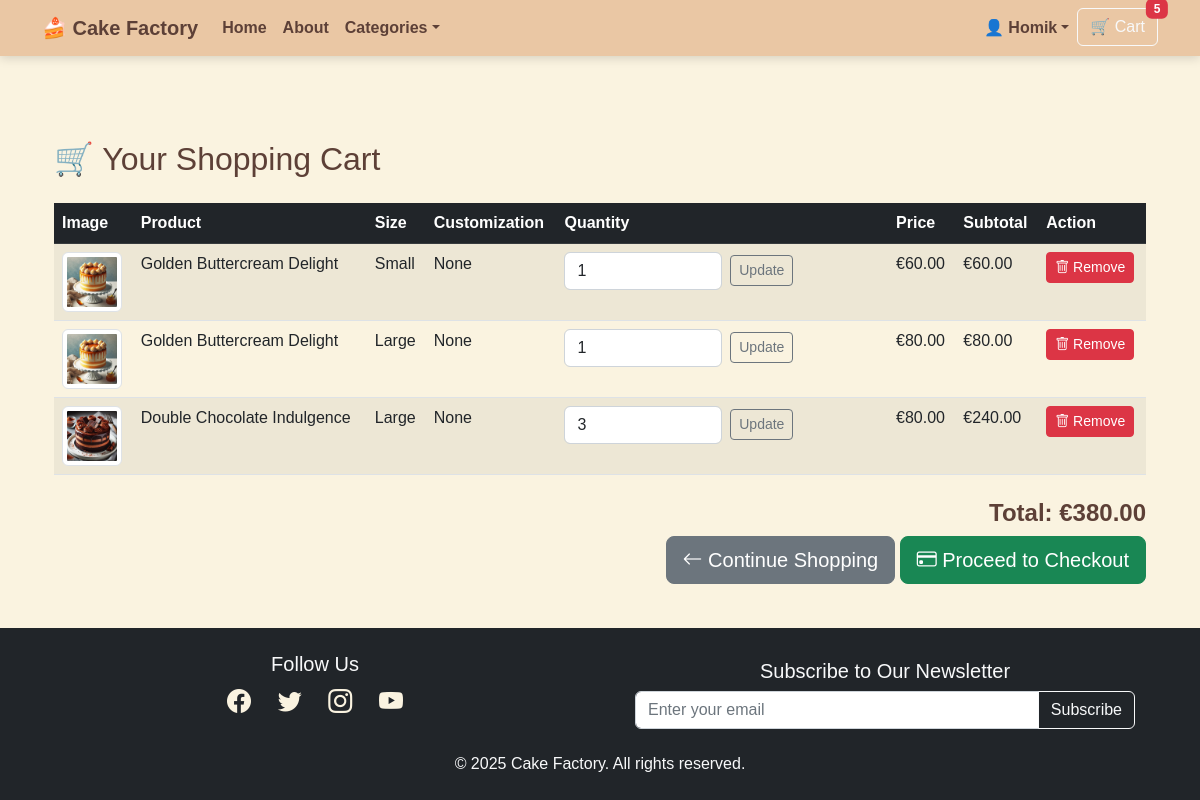
Page /orders/cart/ (signed in) on the committed database.
### users/models.py (models this page shows, shortened)
class CustomUser(AbstractUser):
    stripe_customer_id = models.CharField(max_length=50, blank=True, null=True, unique=True)
    shipping_full_name = models.CharField(max_length=100, blank=True, null=True)
    shipping_phone = models.CharField(max_length=20, blank=True, null=True)
    shipping_street_address1 = models.CharField(max_length=255, blank=True, null=True)
    shipping_street_address2 = models.CharField(max_length=255, blank=True, null=True)
    shipping_city = models.CharField(max_length=100, blank=True, null=True)
    shipping_postcode = models.CharField(max_length=20, blank=True, null=True)
    shipping_country = CountryField(blank_label="Select country", blank=True, null=True)
    billing_full_name = models.CharField(max_length=100, blank=True, null=True)
    billing_phone = models.CharField(max_length=20, blank=True, null=True)
    billing_street_address1 = models.CharField(max_length=255, blank=True, null=True)
    billing_street_address2 = models.CharField(max_length=255, blank=True, null=True)
    billing_city = models.CharField(max_length=100, blank=True, null=True)
    billing_postcode = models.CharField(max_length=20, blank=True, null=True)
    billing_country = CountryField(blank_label="Select country", blank=True, null=True)

### products/models.py (models this page shows, shortened)
class Product(models.Model):
    name = models.CharField(max_length=255, unique=True)
    slug = models.SlugField(unique=True, blank=True)
    description = models.TextField(blank=True)
    price = models.DecimalField(max_digits=10, decimal_places=2)
    category = models.ForeignKey(
        Category, on_delete=models.SET_NULL,
        null=True, blank=True, related_name="products"
    )
    flavor = models.ForeignKey(
        Flavor, on_delete=models.SET_NULL,
        null=True, blank=True, related_name="products"
    )
    sizes = models.ManyToManyField(
        Size, blank=True, related_name="products"
    )
    image = models.ImageField(upload_to="product_images/", blank=True, null=True)
    allergen_info = models.TextField(blank=True, help_text="E.g., Contains nuts, gluten-free")
    available = models.BooleanField(default=True) # If needed deactivate.
    created_at = models.DateTimeField(auto_now_add=True)

class Size(models.Model):
    name = models.CharField(max_length=100, unique=True)
    slug = models.SlugField(unique=True, blank=True)

### orders/views.py (the view, shortened to what this page needs)
# urls.py: path("cart/", views.cart_view, name="cart_view"),
def cart_view(request):
    cart_items = []
    total_price = 0
    if request.user.is_authenticated:
        db_cart_items = CartItem.objects.filter(user=request.user)
        for item in db_cart_items:
            subtotal = item.adjusted_price * item.quantity
            total_price += subtotal
            cart_items.append({
                "product_id": item.product.id,
                "size_id": item.size.id if item.size else None,
                "name": item.product.name,
                "image": item.product.image.url if item.product.image else None,
                "price": item.adjusted_price,
                "quantity": item.quantity,
                "size": item.size.name if item.size else "N/A",
                "customization": item.customization or "",
                "subtotal": subtotal,
                "update_url": reverse("cart_update", args=[item.product.id, item.size.id if item.size else 0]),
                "remove_url": reverse("cart_remove", args=[item.product.id, item.size.id if item.size else 0]),
            })
    return render(request, "orders/cart.html", {"cart": cart_items, "total_price": total_price})

### orders/context_processors.py (called while the page is built)
def cart_context(request):
    cart_items = 0
    cart_total_price = 0.0
    if request.user.is_authenticated:
        cart_items_qs = CartItem.objects.filter(user=request.user)
        cart_items = sum(item.quantity for item in cart_items_qs)
        cart_total_price = sum(item.line_total for item in cart_items_qs)
    else:
        session_cart = request.session.get("cart", {})
        cart_items = sum(item["quantity"] for item in session_cart.values())
        cart_total_price = sum(float(item["price"]) * int(item["quantity"]) for item in session_cart.values())
    return {"cart_items": cart_items, "cart_total_price": cart_total_price}

### orders/models.py (called while the page is built)
    @property
    def adjusted_price(self):
        SIZE_PRICE_ADJUSTMENT = {
            "Small": 0,
            "Large": 20,
            "X-large": 40
        }
        base_price = self.product.price or 0
        size_adjustment = SIZE_PRICE_ADJUSTMENT.get(self.size.name if self.size else "Small", 0)
        return base_price + size_adjustment

    @property
    def line_total(self):
        return self.adjusted_price * self.quantity

### products/context_processors.py (called while the page is built)
def categories_context(request):
    return {
        'categories': Category.objects.all()
    }

### orders/templates/orders/cart.html (shortened to what this page needs)
{% extends "base.html" %}
{% load static %}
{% block content %}
<div class="container">
    <h2 class="mb-4">🛒 Your Shopping Cart</h2>
    {% if cart %}
    <table class="table table-striped">
        <thead class="table-dark">
            <tr>
                <th>Image</th>
                <th>Product</th>
                <th>Size</th>
                <th>Customization</th>
                <th>Quantity</th>
                <th>Price</th>
                <th>Subtotal</th>
                <th>Action</th>
            </tr>
        </thead>
        <tbody>
            {% for item in cart %}
            <tr>
                <td>
                    {% if item.image %}
                        <img src="{{ item.image }}" alt="{{ item.name }}" class="img-thumbnail" width="60">
                    {% else %}
                        <img src="{% static 'img/no-image.jpg' %}" alt="No Image" class="img-thumbnail" width="60">
                    {% endif %}
                </td>
                <td>{{ item.name }}</td>
                <td>{{ item.size|default:"N/A" }}</td>
                <td>{{ item.customization|default:"None" }}</td>
                <td>
                    <form method="POST" action="{{ item.update_url }}" class="d-flex align-items-center">
                        <input type="number" name="quantity" value="{{ item.quantity }}" min="1" class="form-control w-50">
                        <button type="submit" class="btn btn-sm btn-outline-secondary ms-2">Update</button>
                    </form>
                </td>
                <td>€{{ item.price|floatformat:2 }}</td>
                <td>€{{ item.subtotal|floatformat:2 }}</td>
                <td>
                    <a href="{{ item.remove_url }}" class="btn btn-danger btn-sm">
                        <i class="bi bi-trash"></i> Remove
                    </a>
                </td>
            </tr>
            {% endfor %}
        </tbody>
    </table>
    <div class="text-end mt-4">
        <h4><strong>Total: €{{ total_price|floatformat:2 }}</strong></h4>
         <a href="{% url 'product_list' %}" class="btn btn-secondary btn-lg">
            <i class="bi bi-arrow-left"></i> Continue Shopping
        </a>
        <a href="{% url 'checkout' %}" class="btn btn-success btn-lg">
            <i class="bi bi-credit-card"></i> Proceed to Checkout
        </a>
    </div>
    {% else %}
    <p class="alert alert-warning">Your cart is empty! Start shopping now.</p>
    <a href="{% url 'product_list' %}" class="btn btn-primary">Browse Products</a>
    {% endif %}
</div>
{% endblock %}

### templates/base.html (shortened to what this page needs)
{% load static %}
<!DOCTYPE html>
<html lang="en">
<head>
    <link href="https://cdn.jsdelivr.net/npm/bootstrap-icons/font/bootstrap-icons.css" rel="stylesheet">
    <link href="https://cdn.jsdelivr.net/npm/bootstrap@5.2.3/dist/css/bootstrap.min.css" rel="stylesheet">
    <link href="{% static 'css/styles.css' %}" rel="stylesheet">
</head>
<body class="{% if request.resolver_match.url_name == 'home' %}homepage{% endif %}">
    <nav class="navbar navbar-expand-lg navbar-dark fixed-top glass-navbar">
        <div class="container">
            <a class="navbar-brand fw-bold" href="{% url 'home' %}">🍰 Cake Factory</a>
            <div class="collapse navbar-collapse" id="navbarContent">
                <ul class="navbar-nav me-auto">
                    <li class="nav-item"><a class="nav-link" href="{% url 'home' %}">Home</a></li>
                    <li class="nav-item"><a class="nav-link" href="{% url 'about' %}">About</a></li>
                    <li class="nav-item dropdown">
                        <a class="nav-link dropdown-toggle" href="#" id="categoriesDropdown" role="button"
                            data-bs-toggle="dropdown">Categories</a>
                    </li>
                </ul>
                <ul class="navbar-nav ms-auto">
                    <li class="nav-item dropdown">
                        <a class="nav-link dropdown-toggle" href="#" id="accountDropdown" role="button"
                            data-bs-toggle="dropdown">{% if user.is_authenticated %}👤 {{ user.username }}{% else %}My
                            Account{% endif %}</a>
                    </li>
                    {% if request.resolver_match.url_name != "checkout" %}
                    <li class="nav-item">
                        <a class="btn btn-outline-light position-relative" href="{% url 'cart_view' %}">
                            🛒 Cart
                            <span class="position-absolute top-0 start-100 translate-middle badge bg-danger">
                                {{ cart_items|default:0 }}
                            </span>
                        </a>
                    </li>
                    {% endif %}
                </ul>
            </div>
        </div>
    </nav>
    <main class="container py-5">
        {% block content %}{% endblock %}
    </main>
    <footer class="footer bg-dark text-light py-4">
        <div class="container text-center">
            <div class="row align-items-center">
                <div class="col-md-6 mb-3">
                    <h5>Follow Us</h5>
                    <div class="social-icons">
                        <a href="https://www.facebook.com/profile.php?id=61573954506260" target="_blank"><i
                                class="bi bi-facebook"></i></a>
                        <a href="https://twitter.com/yourpage" target="_blank"><i class="bi bi-twitter"></i></a>
                        <a href="https://www.instagram.com/yourpage" target="_blank"><i class="bi bi-instagram"></i></a>
                        <a href="https://www.youtube.com/yourchannel" target="_blank"><i class="bi bi-youtube"></i></a>
                    </div>
                </div>
                <div class="col-md-6">
                    <h5>Subscribe to Our Newsletter</h5>
                    <form id="newsletter-form" method="POST" action="{% url 'newsletter_signup' %}" class="newsletter">
                        <div class="input-group">
                            <input type="email" name="email" class="form-control" placeholder="Enter your email"
                                required>
                            <button class="btn btn-outline-light" type="submit">Subscribe</button>
                        </div>
                    </form>
                </div>
            </div>
            <p class="mt-3 mb-0">&copy; 2025 Cake Factory. All rights reserved.</p>
        </div>
    </footer>
</body>
</html>

### static/css/styles.css (style rules this page uses)
html, body { height: 100%; display: flex; flex-direction: column; }
body { background-color: #FAF3E0; font-family: 'Poppins', sans-serif; color: #5D4037; }
.navbar { background-color: rgba(232, 195, 158, 0.9); box-shadow: 0px 2px 10px rgba(0, 0, 0, 0.15); backdrop-filter: blur(10px); }
.navbar-brand, .navbar-nav .nav-link { color: #5D4037 !important; font-weight: bold; }
main { flex: 1; display: flex; flex-direction: column; align-items: center; justify-content: center; padding: 120px 20px 40px; width: 100%; max-width: 1200px; margin: 0 auto; }
.py-5 { padding-top: 12vh !important; padding-bottom: 0 !important; }
.footer { background-color: #5D4037; color: #FAF3E0; padding: 20px 0; text-align: center; flex-shrink: 0; }
.footer .social-icons { font-size: 1.5rem; }
.footer .social-icons a { color: #FAF3E0; margin: 0 10px; transition: 0.3s; }
.footer .newsletter { max-width: 500px; margin: auto; }

### rows in the picture
CustomUser: username "Homik"
Product: name "Golden Buttercream Delight" "Golden Buttercream Delight"
Size: size "Small"
Size: size "Large" "Large"
Product: name "Double Chocolate Indulgence"

### other values in the picture
{{ cart_items|default:0 }} "5"
{{ item.customization|default:"None" }} "None" "None" "None"
{{ item.price|floatformat:2 }} "60.00" "80.00" "80.00"
{{ item.subtotal|floatformat:2 }} "60.00" "80.00" "240.00"
{{ total_price|floatformat:2 }} "380.00"
